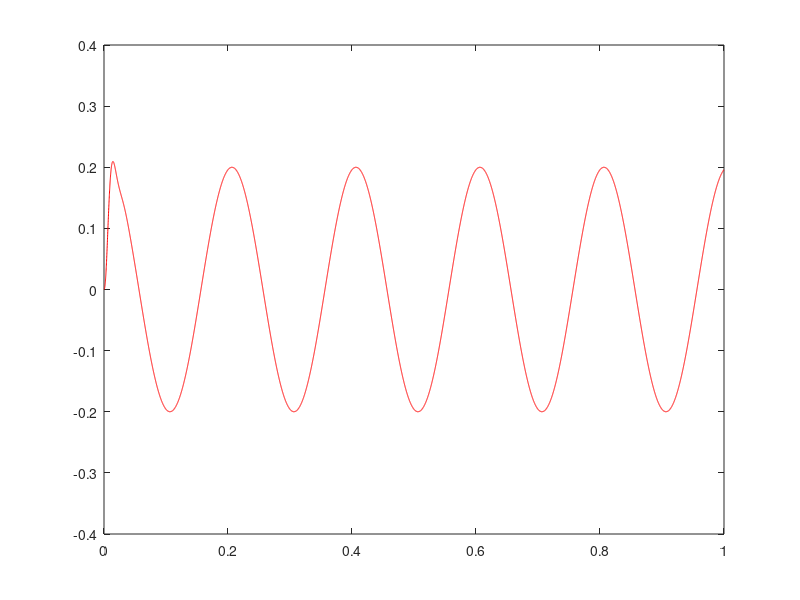

Write the MATLAB code that produced this figure. (Note: this script raises an error after producing the figure.)
%%
clear
clc
% reconstruction from oversampling (1000>>2*5)
t=0:0.001:1;% time signal
y=2*cos(2*pi*5*t);

[B,A] = butter(3,1000/100000,'low' ); % butter fly filter n-> order / wn-> normalized cutoff freq / type-> low/high/stop/pass
%A and B -> transfer function coefficient
zero_added_signal=zeros(1,length(y)*10);
for i=1:length(y)
zero_added_signal(i*10)=y(i);
end
zero_added_signal(1:9)=[];


% Adding zeros enhances the signal display and don't change the
%spectrum,it changes sampling freq. only
t=linspace(0,1,length(zero_added_signal));
filtered_signal = filter(B,A,zero_added_signal);
figure;
plot(t,filtered_signal,'r' )
%%
q = quantizer('fixed','convergent','wrap',[6 7]);
filtered_signal=quantize(q,filtered_signal); %quantizer creates a quantizer object with properties set to their default values. To use this object to quantize values, use the quantize method.
figure;
plot(t,filtered_signal,'black')

filtered_signal = filter(B,A,zero_added_signal);
companded_signal=compand(filtered_signal,255,max(filtered_signal),'mu/compressor');
companded_signal=compand(companded_signal,255,max(companded_signal),'mu/expander');
figure;
plot(t,companded_signal)
 
%% 
% construction from minimum sampling

t=0:0.1:1; % replace ?? with the suitable number. 0.1 is the reciprocal of Nyquist rate 10 = 2*5
y=2*cos(2*pi*5*t);
[B,A] = butter(10,0.1,'low' );
zero_added_signal=zeros(1,length(y)*10);
for i=1:length(y)
zero_added_signal(i*10)=y(i);
end
zero_added_signal(1:9)=[];

t=linspace(0,1,length(zero_added_signal));

filtered_signal = filter(B,A,zero_added_signal);
plot(t,filtered_signal,'r' )
xlabel('time')
ylabel('minimum sampled signals')
%%
s=fft(filtered_signal);
s=fftshift(s);
fs=100; % why 100?? after sampling by Nyquist rate=10 , we interpolate by f=10. hence, we sample as if sampling rate = 100.
freq=linspace(-fs/2,fs/2,length(s));
figure
plot(freq,abs(s))
xlabel('freq')
ylabel('magnitude of minimum sampled signals')

%% 

% construction from undersampling sampling
figure
t=0:0.2:1;
y=2*cos(2*pi*5*t);
[B,A] = butter(10,0.2,'low' );
zero_added_signal=zeros(1,length(y)*10);
for i=1:length(y)
zero_added_signal(i*10)=y(i);
end
zero_added_signal(1:9)=[];

t=linspace(0,1,length(zero_added_signal));
filtered_signal = filter(B,A,zero_added_signal);
plot(t,filtered_signal,'r' )
xlabel('time')
ylabel('minimum sampled signals')
s=fft(filtered_signal);
s=fftshift(s);
fs=50;
freq=linspace(-fs/2,fs/2,length(s));
figure
plot(freq,abs(s))
xlabel('freq')
ylabel('magnitude of minimum sampled signals')

% complete this part as shown in the construction from minimum sampling
%and do the necessary changes , you have to do low pass filtering and %
